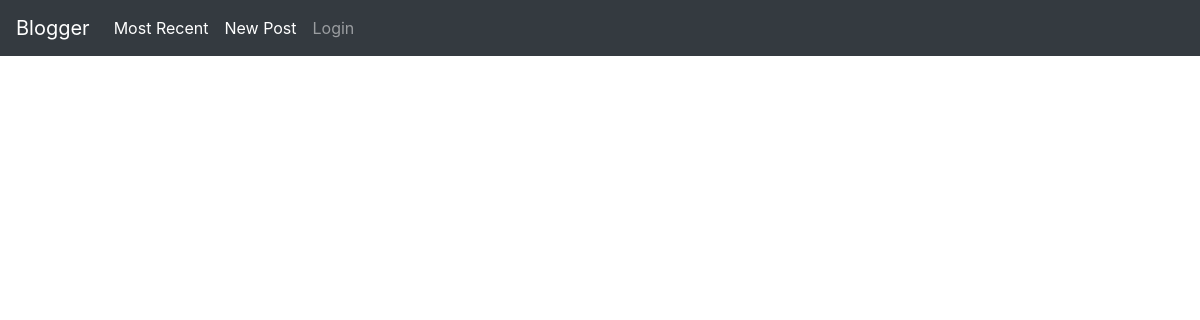
Before: / with the older database file.
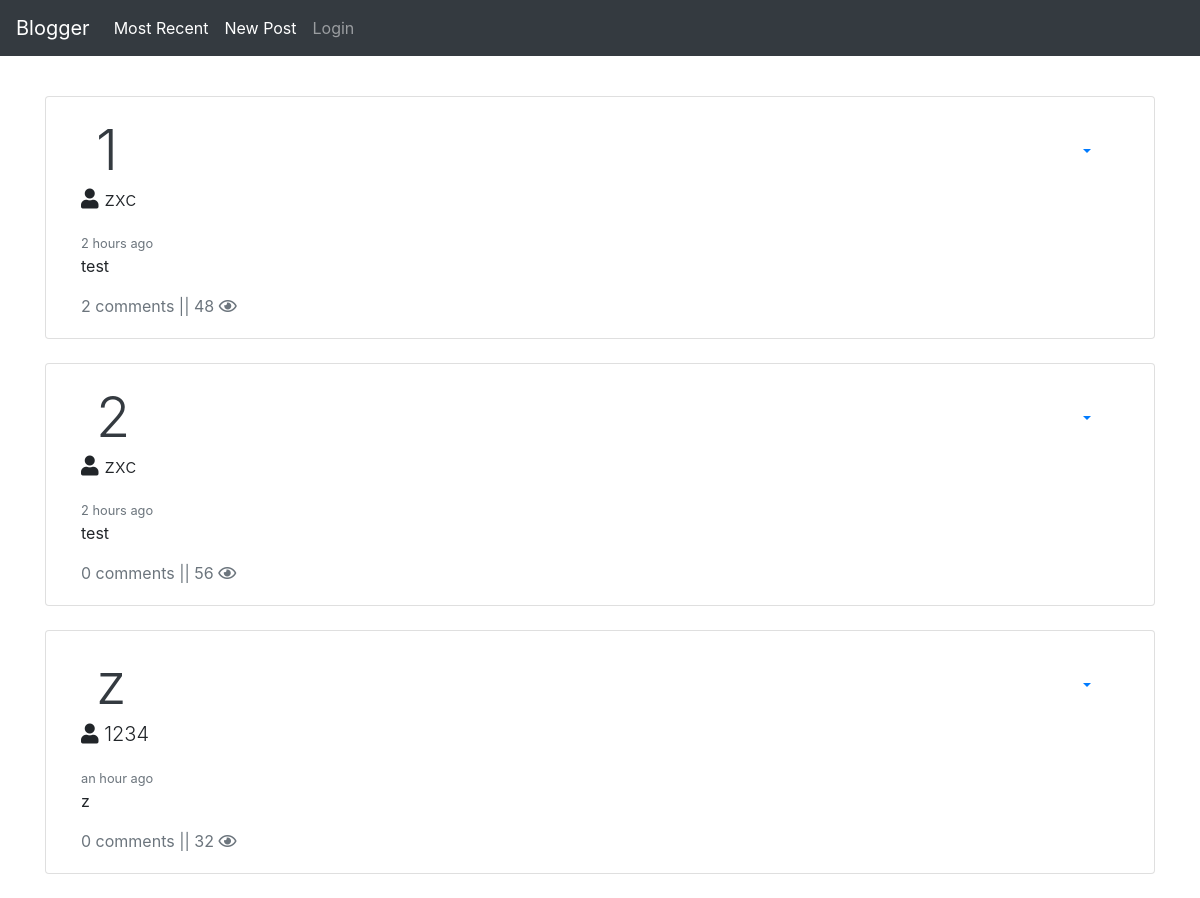
After: the same page with the newer database file.
### app.py (models this page shows, shortened)
class Blog(db.Model):
    __tablename__ = "blogs"
    id = db.Column(db.Integer, primary_key=True)
    title = db.Column(db.String(200), nullable=False)
    content = db.Column(db.String, nullable=False)
    author = db.Column(db.String(20), nullable=False)
    user_id = db.Column(db.Integer, db.ForeignKey('users.id'))
    created = db.Column(db.DateTime(timezone=True), server_default=db.func.now())
    view_count = db.Column(db.Integer, default=0)

class User(UserMixin, db.Model):
    __tablename__ = "users"
    id = db.Column(db.Integer, primary_key=True)
    username = db.Column(db.String(100), nullable=False, unique=True)
    password = db.Column(db.String(100), nullable=False, unique=True)
    posts = db.relationship('Blog', backref = "user", lazy = True)
    likes_posts = db.relationship('Blog', secondary = "likes",backref = "likes", lazy = True)

### app.py (the view)
@app.route('/')
def post():
    posts = Blog.query.all()
    for post in posts:
        post.comments = Comment.query.filter_by(post_id = post.id).all()
        print("comments:", len(posts[0].comments))
    return render_template("views/post.html", posts=posts)

### templates/views/post.html (shortened to what this page needs)
{% include "/navbar.html" %}
<div class="container pt-5">
  <div class="pt-5">
     {% for post in posts %}
    <div class="container card mb-4">
      <div class="card-body">
        <div class="container d-flex justify-content-between">
          <a href="/post/{{post.id}}" class="display-4 text-dark"
            >{{ post.title }}</a
          >
          <div class="btn-group">
            <button
              type="button"
              class="btn btn-link dropdown-toggle"
              data-toggle="dropdown"
              aria-haspopup="true"
              aria-expanded="false"
            ></button>
          </div>
        </div>
        <p class="lead"><i class="fas fa-user"></i> {{ post.user.username }}</p>
        <small class="text-muted">{{moment(post.created).fromNow()}}</small>
        <p class="card-text">{{ post.content }}</p>
        <a href="/post/{{post.id}}" class="card-text text-muted"
          >{{ post.comments | length}} comments || {{post.view_count}}
          <i class="far fa-eye"></i
        ></a>
      </div>
    </div>
    {% endfor %}
  </div>
</div>
{% include "/footer.html" %}

### templates/navbar.html (shortened to what this page needs)
<!DOCTYPE html>
<html lang="en">
  <head>
    <link
      rel="stylesheet"
      href="https://maxcdn.bootstrapcdn.com/bootstrap/4.0.0/css/bootstrap.min.css"
    />
    <link rel="stylesheet" href="{{ url_for('static', filename='styles.css') }}">
    <link rel="stylesheet" href="https://cdnjs.cloudflare.com/ajax/libs/font-awesome/5.11.2/css/all.css">
  </head>
  <body>
    <nav class="navbar navbar-expand-lg navbar-dark bg-dark fixed-top">
      <a class="navbar-brand" href="/">Blogger</a>
      <div class="collapse navbar-collapse" id="navbarSupportedContent">
        <ul class="navbar-nav mr-auto">
            <li class="nav-item active">
                <a class="nav-link" href="/most-recent"
                  >Most Recent</a
                >
              </li>
          <li class="nav-item active">
            <a class="nav-link" href="/newpost"
              >New Post</a
            >
          </li>
          {% if current_user.is_anonymous %}
          <li class="nav-item">
              <a class="nav-link" href="/login"
                >Login</a
              >
            </li>
          {% else %}
            <li class="nav-item">
                <a class="nav-link" href="/logout"
                  >Logout</a
                >
              </li>
          {% endif %}
        </ul>
      </div>
    </nav>

### templates/footer.html (shortened to what this page needs)
</body>
</html>

Changed rows visible on the page:
added Blog: title "1", user.username "zxc", created "2 hours ago", content "test", comments|length "2", view_count "48"
added Blog: title "2", user.username "zxc", created "2 hours ago", content "test", comments|length "0", view_count "56"
added Blog: title "z", user.username "1234", created "an hour ago", content "z", comments|length "0", view_count "32"
